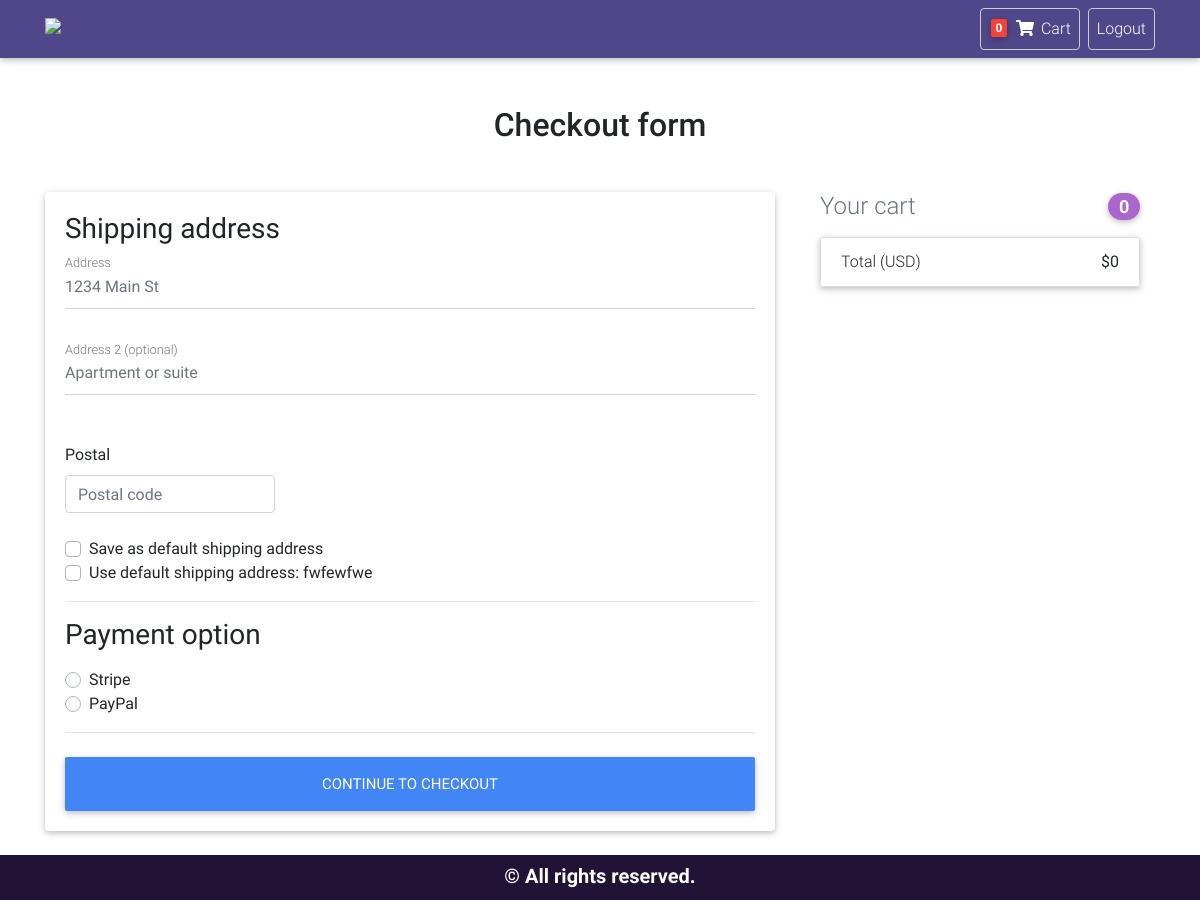
Screenshot of /checkout/ (signed in) with the database file from the repository.
### core/models.py (models this page shows, shortened)
class Order(models.Model):
    user = models.ForeignKey(settings.AUTH_USER_MODEL,
                             on_delete=models.CASCADE)
    ref_code = models.CharField(max_length=20, blank=True, null=True)
    items = models.ManyToManyField(OrderItem)
    start_date = models.DateTimeField(auto_now_add=True)
    ordered_date = models.DateTimeField()
    ordered = models.BooleanField(default=False)
    shipping_address = models.ForeignKey(
        'Address', related_name='shipping_address', on_delete=models.SET_NULL, blank=True, null=True)
    payment = models.ForeignKey(
        'Payment', on_delete=models.SET_NULL, blank=True, null=True)
    being_delivered = models.BooleanField(default=False)
    received = models.BooleanField(default=False)
    def get_total(self):
        total = 0
        for order_item in self.items .all():
            total += order_item.get_total_item_price()
        return total

class Address(models.Model):
    user = models.ForeignKey(settings.AUTH_USER_MODEL,
                             on_delete=models.CASCADE)
    street_address = models.CharField(max_length=100)
    apartment_address = models.CharField(max_length=100, null=True)
    zip = models.CharField(max_length=100)
    default = models.BooleanField(default=False)
    class Meta:
        verbose_name_plural = 'Addresses'

### core/views.py (the view, shortened to what this page needs)
# urls.py: path('checkout/', CheckoutView.as_view(), name='checkout'),
class CheckoutView(View):
    def get(self, *args, **kwargs):
        try:
            order = Order.objects.get(user=self.request.user, ordered=False)
            form = CheckoutForm()
            context = {
                'form': form,
                'order': order,
            }
            shipping_address_qs = Address.objects.filter(
                user=self.request.user,
                default=True
            )
            if shipping_address_qs.exists():
                context.update(
                    {'default_shipping_address': shipping_address_qs[0]})
            return render(self.request, "checkout.html", context)
        except ObjectDoesNotExist:
            messages.info(self.request, "You do not have an active order")
            return redirect("core:checkout")

### core/forms.py
class CheckoutForm(forms.Form):
    shipping_address = forms.CharField(required=False)
    shipping_zip = forms.CharField(required=False)
    set_default_shipping = forms.BooleanField(required=False)
    use_default_shipping = forms.BooleanField(required=False)
    payment_option = forms.ChoiceField(
        widget=forms.RadioSelect, choices=PAYMENT_CHOICES)

### core/templatetags/cart_template_tags.py (called while the page is built)
@register.filter
def cart_item_count(user):
    if user.is_authenticated:
        qs = Order.objects.filter(user=user, ordered=False)
        if qs.exists():
            return qs[0].items.count()
    return 0

### templates/checkout.html (shortened to what this page needs)
{% extends "base.html" %}
{% load crispy_forms_tags %}
{% block content %}
  <main >
    <div class="container wow">
      <h2 class="my-5 h2 text-center">Checkout form</h2>
      <div class="row">
        <div class="col-md-8 mb-4">
          <div class="card">
            <form method="POST" class="card-body">
              <h3>Shipping address</h3>
              <div class='hideable_shipping_form'>
                <div class="md-form mb-5">
                  <input type='text' placeholder='1234 Main St' id='shipping_address' name='shipping_address' class='form-control' />
                  <label for="shipping_address" class="">Address</label>
                </div>
                <div class="md-form mb-5">
                  <input type='text' placeholder='Apartment or suite' id='shipping_address2' name='shipping_address2' class='form-control' />
                  <label for="shipping_address2" class="">Address 2 (optional)</label>
                </div>
                <div class="row">
                  <div class="col-lg-4 col-md-6 mb-4">
                    <label for="shipping_zip">Postal</label>
                    <input type='text' placeholder='Postal code' id='shipping_zip' name='shipping_zip' class='form-control' />
                  </div>
                </div>
                <div class="custom-control custom-checkbox">
                  <label class="custom-control-label" for="set_default_shipping">Save as default shipping address</label>
                </div>
              </div>
              {% if default_shipping_address %}
              <div class="custom-control custom-checkbox">
                <label class="custom-control-label" for="use_default_shipping">Use default shipping address: {{ default_shipping_address.street_address|truncatechars:10 }}</label>
              </div>
              {% endif %}
              <hr>
              <h3>Payment option</h3>
                <div class='hideable_billing_form'>
              <div class="d-block my-3">
                {% for value, name in form.fields.payment_option.choices %}
                <div class="custom-control custom-radio">
                  <label class="custom-control-label" for="{{ name }}">{{ name }}</label>
                </div>
                {% endfor %}
              </div>
                </div>
              <hr class="mb-4">
              <button class="btn btn-primary btn-lg btn-block" type="submit">Continue to checkout</button>
            </form>
          </div>
        </div>
        <div class="col-md-4 mb-4">
          {% include "order_snippet.html" %}
        </div>
      </div>
    </div>
  </main>
{% endblock content %}

### templates/navbar.html (shortened to what this page needs)
{% load cart_template_tags %}
<nav
  class="navbar navbar-expand-lg navbar-dark text-white"
  style="background: #4f4789"
>
  <div class="container">
    <a class="navbar-brand" href="/">
      <img
        style="position: relative; top: -5px"
        src="https://img.icons8.com/cotton/50/000000/laptop-metrics.png"
      />
    </a>
    <div class="collapse navbar-collapse" id="navbarSupportedContent">
      <ul class="navbar-nav nav-flex-icons">
        {% if request.user.is_authenticated %}
        <li class="nav-item">
          <a
            style="
              border: 1px solid #ccc;
              border-radius: 4px;
              padding: 8px;
              position: relative;
              right: 4px;
            "
            href="{% url 'core:order-summary' %}"
            class="nav-link"
          >
            <span
              style="position: relative; top: -2px; left: 2px"
              class="badge red z-depth-1 mr-1"
            >
              {{ request.user|cart_item_count }}
            </span>
            <i class="fas fa-shopping-cart"></i>
            <span class="clearfix d-none d-sm-inline-block"> Cart </span>
          </a>
        </li>
        <li class="nav-item">
          <a
            style="
              border: 1px solid #ccc;
              border-radius: 4px;
              padding: 8px;
              margin-left: 4px;
            "
            class="nav-link"
            href="{% url 'account_logout' %}"
          >
            <span class="clearfix d-none d-sm-inline-block"> Logout </span>
          </a>
        </li>
        {% endif %}
      </ul>
    </div>
  </div>
</nav>

### templates/order_snippet.html (shortened to what this page needs)
<div class="col-md-12 mb-4">
    <h4 class="d-flex justify-content-between align-items-center mb-3">
    <span class="text-muted">Your cart</span>
    <span class="badge badge-secondary badge-pill">{{ order.items.count }}</span>
    </h4>
    <ul class="list-group mb-3 z-depth-1">
    <li class="list-group-item d-flex justify-content-between">
        <span>Total (USD)</span>
        <strong>${{ order.get_total }}</strong>
    </li>
    </ul>
</div>

### templates/base.html (style rules this page uses)
html, body, header, .carousel { height: 100vh; }

### rows the page displays
Address: street_address "fwfewfwe"
Order: items.count "0", get_total "0"

### other values shown
{{ request.user|cart_item_count }} "0"
{{ name }} "Stripe" "PayPal"
